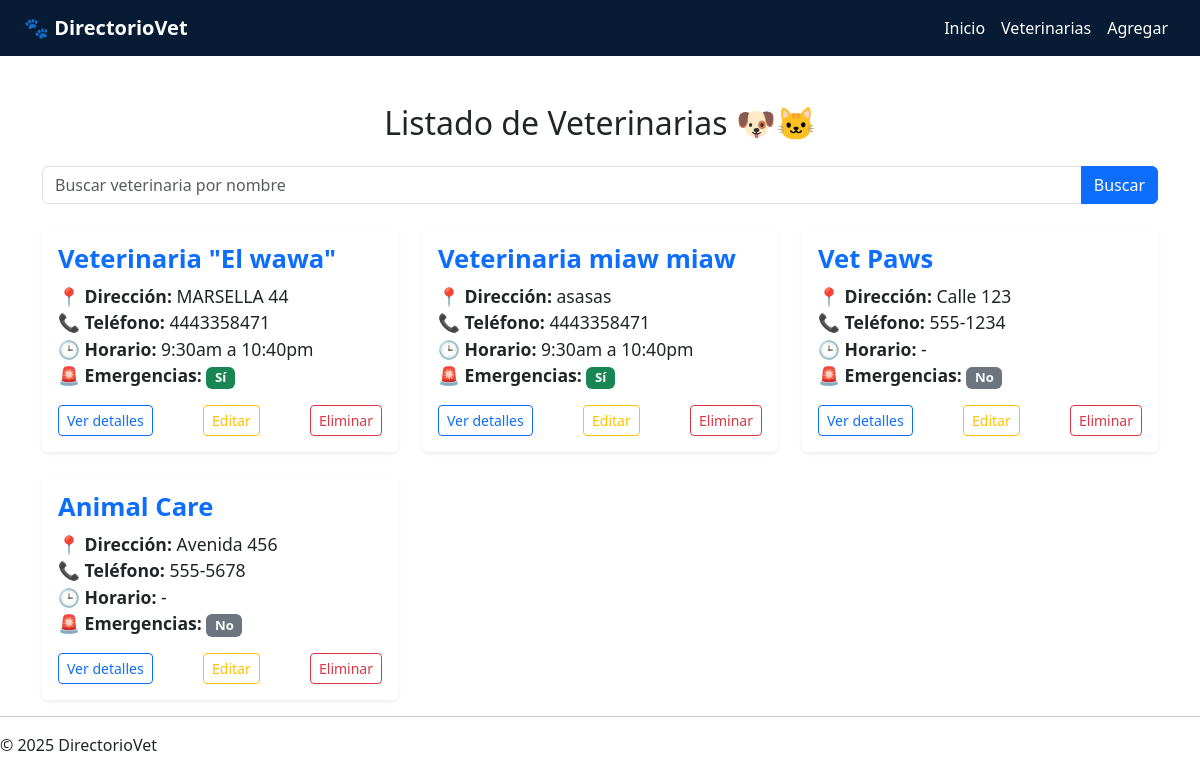
The app's page /veterinarias/, older data.
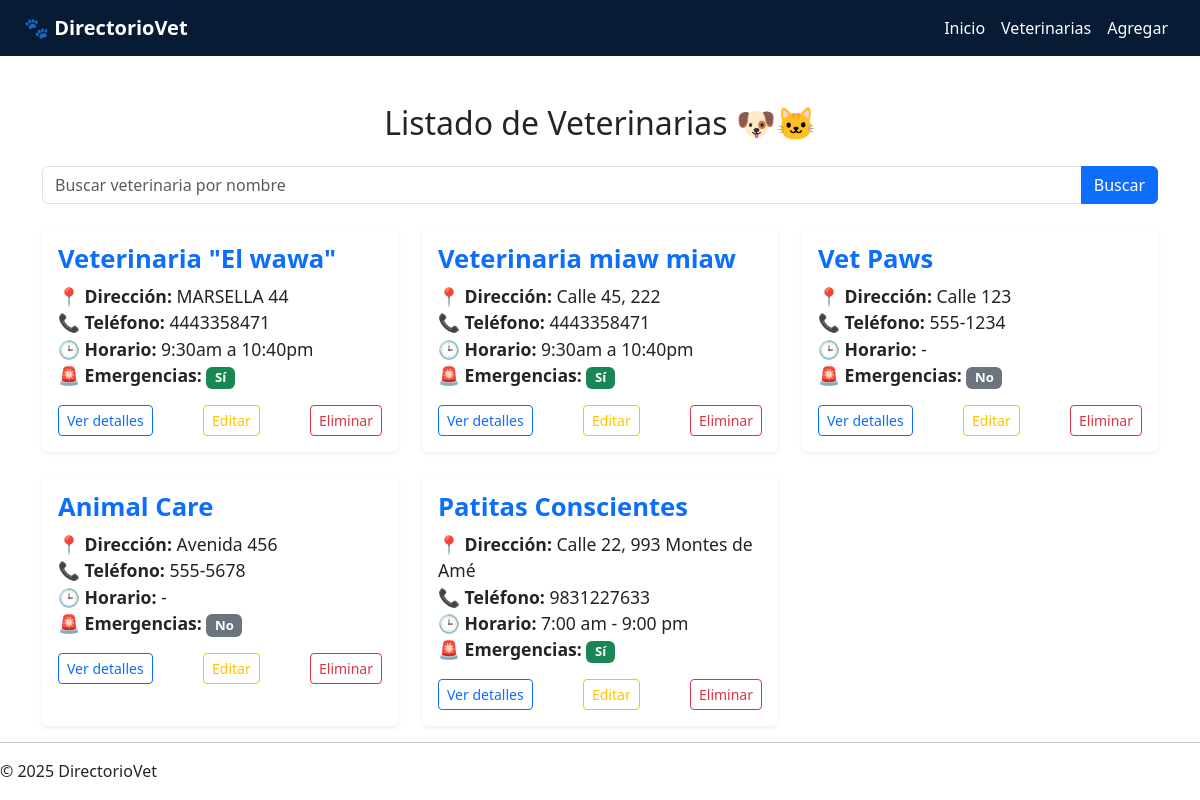
The same page, newer data.
### veterinarias/models.py (models this page shows, shortened)
class Veterinaria(models.Model):
    nombre = models.CharField(max_length=255)
    direccion = models.TextField()
    telefono = models.CharField(max_length=20)
    email = models.EmailField()
    horario = models.CharField(max_length=255)
    admite_emergencias = models.BooleanField(default=False)
    SERVICIOS_OPCIONES = (
        ('spa', 'Spa'),
        ('consulta', 'Consulta veterinaria'),
        ('cirugia', 'Cirugía'),
        ('farmacia', 'Farmacia'),
        ('accesorios', 'Venta de accesorios'),
        ('comida', 'Venta de comida'),
        ('domicilio', 'Servicio a domicilio'),
        ('pension', 'Pensión'),
        ('esterilizacion', 'Esterilización'),
    )
    servicios = MultiSelectField(choices=SERVICIOS_OPCIONES, blank=True)

### veterinarias/views.py (the view)
# urls.py: path('veterinarias/', views.lista_veterinarias, name='lista_veterinarias'),
def lista_veterinarias(request):
    query = request.GET.get('q')
    if query:
        veterinarias = Veterinaria.objects.filter(nombre__icontains=query)
    else:
        veterinarias = Veterinaria.objects.all()
    return render(request, 'veterinarias/lista.html', {'veterinarias': veterinarias, 'query': query})

### veterinarias/templates/veterinarias/lista.html (shortened to what this page needs)
{% extends 'veterinarias/base.html' %}
{% block content %}
<div class="container mt-5">
    <h2 class="mb-4 text-center">Listado de Veterinarias 🐶🐱</h2>
    <form method="GET" class="mb-4">
        <div class="input-group">
            <input type="text" name="q" value="{{ request.GET.q|default_if_none:'' }}" class="form-control" placeholder="Buscar veterinaria por nombre">
            <button class="btn btn-primary" type="submit">Buscar</button>
        </div>
    </form>
    {% if veterinarias %}
        <div class="row g-4">
            {% for vet in veterinarias %}
                <div class="col-md-6 col-lg-4">
                    <div class="card h-100 shadow-sm border-0">
                        <div class="card-body">
                            <h5 class="card-title text-primary fw-bold">{{ vet.nombre }}</h5>
                            <p class="card-text">
                                📍 <strong>Dirección:</strong> {{ vet.direccion|default:"No disponible" }}<br>
                                📞 <strong>Teléfono:</strong> {{ vet.telefono|default:"No disponible" }}<br>
                                🕒 <strong>Horario:</strong> {{ vet.horario|default:"-" }}<br>
                                🚨 <strong>Emergencias:</strong>
                                {% if vet.admite_emergencias %}
                                    <span class="badge bg-success">Sí</span>
                                {% else %}
                                    <span class="badge bg-secondary">No</span>
                                {% endif %}
                            </p>
                            <div class="d-flex justify-content-between mt-3">
                                <a href="{% url 'detalle_veterinaria' vet.pk %}" class="btn btn-outline-primary btn-sm">Ver detalles</a>
                                <a href="{% url 'editar_veterinaria' vet.pk %}" class="btn btn-outline-warning btn-sm">Editar</a>
                                <a href="{% url 'eliminar_veterinaria' vet.pk %}" class="btn btn-outline-danger btn-sm">Eliminar</a>
                            </div>
                        </div>
                    </div>
                </div>
            {% endfor %}
        </div>
    {% else %}
        <div class="alert alert-info text-center mt-4">No hay veterinarias registradas aún.</div>
    {% endif %}
</div>
{% endblock %}

Row changes from the older to the newer data that the page shows:
changed Veterinaria "Veterinaria miaw miaw": direccion "asasas" → "Calle 45, 222"
added Veterinaria: nombre "Patitas Conscientes", direccion "Calle 22, 993 Montes de Amé", telefono "9831227633", horario "7:00 am - 9:00 pm", admite_emergencias "Sí"
